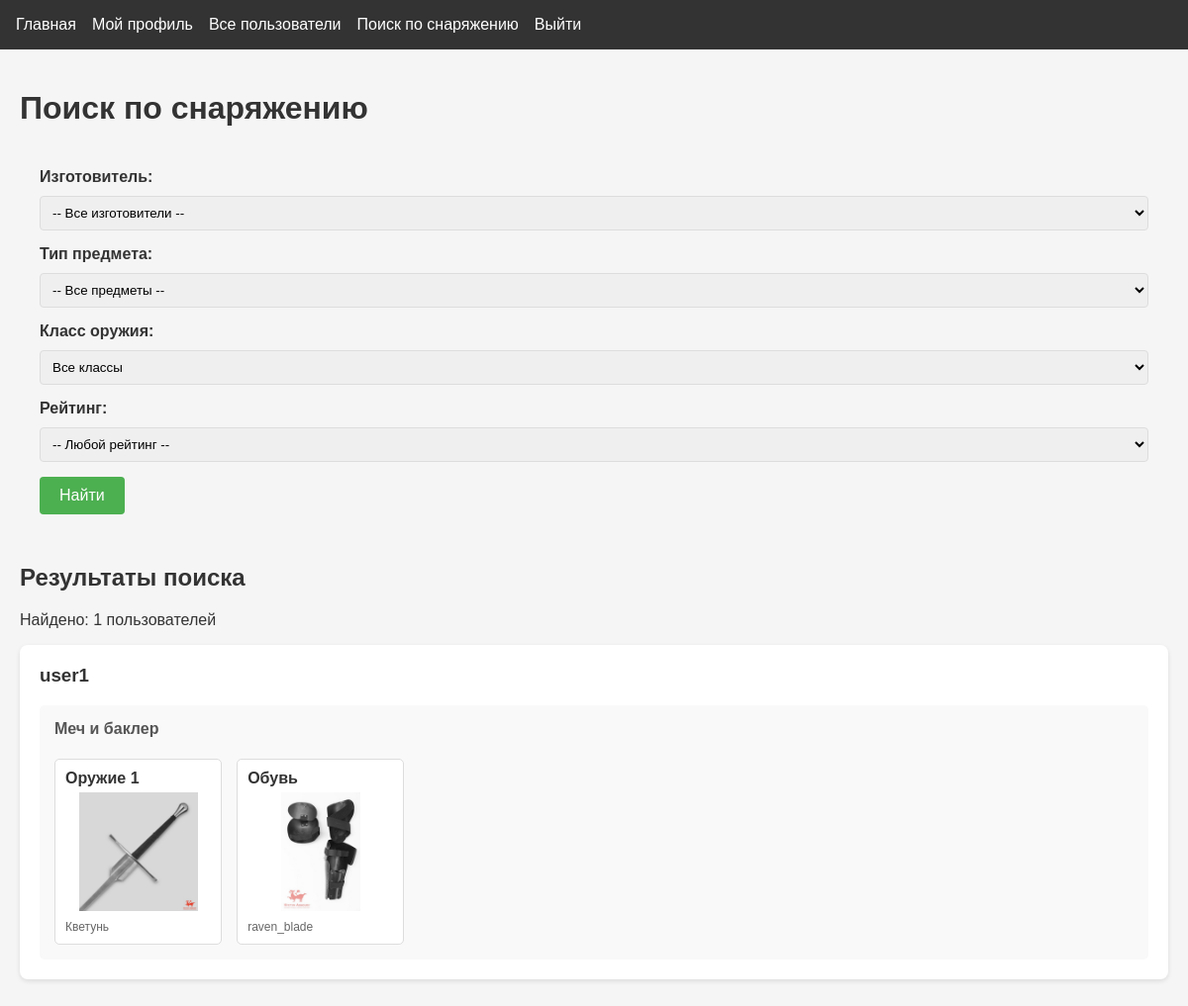
Page /search (signed in) on the committed database.
### app.py (models this page shows)
class User(db.Model, UserMixin):
    id = db.Column(db.Integer, primary_key=True)
    username = db.Column(db.String(80), unique=True, nullable=False)
    password = db.Column(db.String(120), nullable=False)
    weapon_class = db.Column(db.String(20), default="sword_buckler")
    age = db.Column(db.Integer)
    real_name = db.Column(db.String(100))
    has_longsword = db.Column(db.Boolean, default=False)
    longsword_since = db.Column(db.Date)
    has_rapier = db.Column(db.Boolean, default=False)
    rapier_since = db.Column(db.Date)
    has_sabre = db.Column(db.Boolean, default=False)
    sabre_since = db.Column(db.Date)
    has_sword_buckler = db.Column(db.Boolean, default=False)
    sword_buckler_since = db.Column(db.Date)
    items = db.relationship(
        "InventoryItem", backref="user", lazy=True, cascade="all, delete-orphan"
    )

class InventoryItem(db.Model):
    id = db.Column(db.Integer, primary_key=True)
    user_id = db.Column(db.Integer, db.ForeignKey("user.id"), nullable=False)
    model = db.Column(db.String(20), default="none")  # изготовитель
    model_site = db.Column(db.Text)  # ссылка на изготовителя
    weapon_class = db.Column(db.String(20), default="all")  # 'all' или конкретный класс
    item_type = db.Column(db.String(20), nullable=False)
    image_paths = db.Column(db.Text)
    description = db.Column(db.Text)
    pros = db.Column(db.Text)
    cons = db.Column(db.Text)
    rating = db.Column(db.Integer)
    weight = db.Column(db.Float)  # вес
    length = db.Column(db.Float)  # длина
    balance_point = db.Column(db.Float)  # точка баланса
    point_perimeter = db.Column(db.Float)  # периметр пунты
    stiffness = db.Column(db.Float)  # жесткость

### app.py (the view)
@app.route("/search")
@login_required
def user_search_equip():
    manufacturer = request.args.get("manufacturer", "")
    item_type = request.args.get("item_type", "")
    weapon_class = request.args.get("weapon_class", "all")
    rating_item = request.args.get("rating", "")
    users = User.query.order_by(User.username).all()
    results = []
    for user in users:
        query = InventoryItem.query.filter_by(user_id=user.id)
        if manufacturer:
            query = query.filter_by(model=manufacturer)
        if item_type:
            query = query.filter_by(item_type=item_type)
        if rating_item:
            query = query.filter_by(rating=rating_item)
        print(rating_item)
        if weapon_class != "all":
            query = query.filter(
                (InventoryItem.weapon_class == weapon_class) |
                (InventoryItem.weapon_class == "all")
            )
        items = query.all()
        if items:
            items_by_class = {}
            for item in items:
                if item.weapon_class not in items_by_class:
                    items_by_class[item.weapon_class] = []
                items_by_class[item.weapon_class].append(item)
            results.append({
                "user": user,
                "items_by_class": items_by_class
            })
    item_types = [
        "gorget", "head", "namasnik", "naplech", "torso",
        "ng", "brass", "lokti", "gloves", "sht",
        "pants", "shoes", "bag", "sword1", "sword2", "sword3"
    ]
    return render_template(
        "search.html",
        results=results,
        search_manufacturer=manufacturer,
        search_item_type=item_type,
        search_weapon_class=weapon_class,
        weapon_classes={
            "sword_buckler": "Меч и баклер",
            "longsword": "Длинный меч",
            "rapier_dagger": "Рапира и дага",
            "sabre": "Сабля",
            "all": "Все классы"
        },
        manufacturers=[
            ("Kvetun", "Кветунь"),
            ("Gold_Sokol", "Золотой сокол"),
            ("PBT", "PBT"),
            ("SPES", "SPES"),
            ("Foxtail", "Fox Tail"),
            ("Fencing_shop", "Fencing shop"),
            ("pangolins", "Панголины"),
            ("Raidu", "Raidu"),
            ("under_cover", "Under Cover"),
            ("ultima_ratio", "Ultima Ratio"),
            ("raven_blade", "RavenBlade"),
            ("PikeArmory", "Pike Armory")
        ],
        rating=[1,2,3,4,5],
        search_rating=rating_item,
        item_types=item_types
    )

### app.py (called while the page is built)
@login_manager.user_loader
def load_user(user_id):
    return User.query.get(int(user_id))

### templates/search.html (shortened to what this page needs)
{% extends "base.html" %}
{% block content %}
<div class="search-container">
    <h1>Поиск по снаряжению</h1>
    <div class="search-box">
        <form action="{{ url_for('user_search_equip') }}" method="GET">
            <div class="form-group">
                <label for="manufacturer">Изготовитель:</label>
                <select id="manufacturer" name="manufacturer">
                    <option value="">-- Все изготовители --</option>
                </select>
            </div>
            <div class="form-group">
                <label for="item_type">Тип предмета:</label>
                <select id="item_type" name="item_type">
                    <option value="">-- Все предметы --</option>
                </select>
            </div>
            <div class="form-group">
                <label for="weapon_class">Класс оружия:</label>
                <select id="weapon_class" name="weapon_class">
                    {% for value, name in weapon_classes.items() %}
                    <option value="{{ value }}" {% if search_weapon_class == value %}selected{% endif %}>{{ name }}</option>
                    {% endfor %}
                </select>
            </div>
            <div class="form-group">
                <label for="rating">Рейтинг:</label>
                <select id="rating" name="rating">
                    <option value="">-- Любой рейтинг --</option>
                </select>
            </div>
            <button type="submit" class="btn">Найти</button>
        </form>
    </div>
    {% if results %}
    <div class="search-results">
        <h2>Результаты поиска</h2>
        <p>Найдено: {{ results|length }} пользователей</p>
        {% for result in results %}
        <div class="user-result">
            <h3>
                <a href="{{ url_for('view_profile', username=result.user.username) }}">
                    {{ result.user.username }}
                </a>
            </h3>
            {% for weapon_class, items in result.items_by_class.items() %}
            <div class="weapon-class-section">
                <h4>{{ weapon_classes.get(weapon_class, weapon_class) }}</h4>
                <div class="items-grid">
                    {% for item in items %}
                    <div class="search-item" onclick="showTooltip(event)">
                        <div class="item-type">
                            {% if item.item_type == 'gorget' %} Горжет
                            {% elif item.item_type == 'namasnik' %} Намасник
                            {% elif item.item_type == 'head' %} Маска
                            {% elif item.item_type == 'naplech' %} Наплечники
                            {% elif item.item_type == 'sword1' %} Оружие 1
                            {% elif item.item_type == 'torso' %} Куртка
                            {% elif item.item_type == 'ng' %} Нагрудник
                            {% elif item.item_type == 'sht' %} Штаны
                            {% elif item.item_type == 'pants' %} Ноги
                            {% elif item.item_type == 'brass' %} Брассары
                            {% elif item.item_type == 'sword2' %} Оружие 2
                            {% elif item.item_type == 'bag' %} Сумка
                            {% elif item.item_type == 'lokti' %} Локти
                            {% elif item.item_type == 'gloves' %} Перчатки
                            {% elif item.item_type == 'sword3' %} Оружие 3
                            {% elif item.item_type == 'shoes' %} Обувь
                            {%else%} -
                            {% endif%}
                        </div>
                        {% if item.image_paths %}
                        <img src="{{ url_for('static', filename='uploads/' + item.image_paths.split(',')[0]) }}"
                             alt="{{ item.item_type }}"
                             data-description="{{ item.description }}"
                             data-pros="{{ item.pros }}"
                             data-cons="{{ item.cons }}"
                             data-model="{{ item.model }}"
                             data-rating="{{ item.rating }}"
                             data-images="{{ item.image_paths }}">
                        {% else %}
                        <div class="no-image">Нет изображения</div>
                        {% endif %}
                        <div class="item-model">
                            {% if item.model == "Kvetun" %}Кветунь
                            {% elif item.model == "Gold_Sokol" %}Золотой сокол
                            {% elif item.model == "PikeArmory" %}Pike Armory
                            {% else %}{{ item.model }}
                            {% endif %}
                        </div>
                    </div>
                    {% endfor %}
                </div>
            </div>
            {% endfor %}
        </div>
        {% endfor %}
    </div>
    {% elif request.args.get('manufacturer') or request.args.get('item_type') or request.args.get('weapon_class') %}
    <div class="no-results">
        <p>Ничего не найдено по вашему запросу.</p>
    </div>
    {% endif %}
</div>
{% endblock %}

### static/css/style.css (style rules this page uses)
body { font-family: 'Arial', sans-serif; margin: 0; padding: 0; background-color: #f5f5f5; color: #333; }
.btn { display: inline-block; padding: 0.5rem 1rem; background-color: #4CAF50; color: white; text-decoration: none; border-radius: 4px; }
.form-group { display: flex; flex-direction: column; gap: 5px; }
.form-group label { font-weight: bold; }
.btn { padding: 10px 15px; border-radius: 4px; cursor: pointer; text-decoration: none; }

### templates/search.html (style rules this page uses)
.search-container { max-width: 1200px; margin: 0 auto; padding: 20px; }
.search-box { background: #f5f5f5; padding: 20px; border-radius: 8px; margin-bottom: 30px; }
.form-group { margin-bottom: 15px; }
.form-group label { display: block; margin-bottom: 5px; font-weight: bold; }
.form-group select { width: 100%; padding: 8px; border: 1px solid #ddd; border-radius: 4px; }
.btn { padding: 10px 20px; background-color: #4CAF50; color: white; border: none; border-radius: 4px; cursor: pointer; font-size: 16px; }
.search-results { margin-top: 20px; }
.user-result { background: white; border-radius: 8px; padding: 20px; margin-bottom: 20px; box-shadow: 0 2px 5px rgba(0,0,0,0.1); }
.user-result h3 { margin-top: 0; color: #333; }
.user-result h3 a { color: inherit; text-decoration: none; }
.weapon-class-section { margin-top: 15px; padding: 15px; background: #f9f9f9; border-radius: 5px; }
.weapon-class-section h4 { margin-top: 0; color: #555; }
.items-grid { display: grid; grid-template-columns: repeat(auto-fill, minmax(150px, 1fr)); gap: 15px; margin-top: 10px; }
.search-item { background: white; border: 1px solid #ddd; border-radius: 5px; padding: 10px; cursor: pointer; transition: transform 0.2s; }
.search-item .item-type { font-weight: bold; margin-bottom: 5px; text-transform: capitalize; }
.search-item img { width: 100%; height: 120px; object-fit: contain; margin-bottom: 5px; }
.search-item .item-model { font-size: 12px; color: #666; }

### rows in the picture
User: user.username "user1"
InventoryItem: get "Меч и баклер", shows "Оружие 1", image_paths+item_type (picture), model "Кветунь"
InventoryItem: shows "Обувь", image_paths+item_type (picture), model "raven_blade"

### other values in the picture
{{ results|length }} "1"
form field weapon_class "Все классы"
